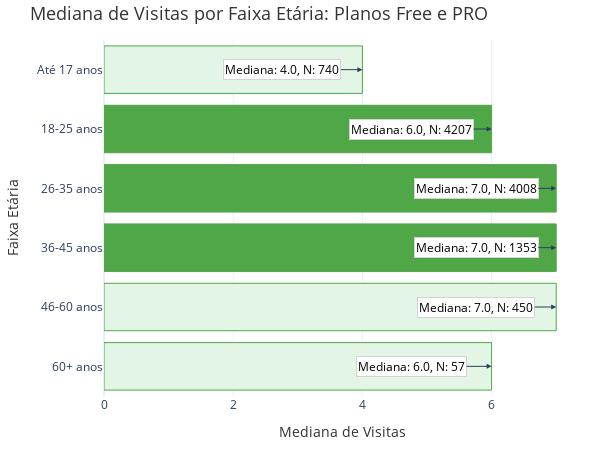

The notebook cell this image was saved under:
### Code cell
# Definindo as cores das barras
colors_ = ['#e3f6e5'] * len(df_results_faixa_visitas)
colors_[2] = '#4fa748'
colors_[3] = '#4fa748'
colors_[4] = '#4fa748'

# Criando o gráfico
fig = px.bar(
    df_results_faixa_visitas,
    y='faixa_etaria',
    x='mediana_visitas',
    width=600,
    height=450,
    title='Mediana de Visitas por Faixa Etária: Planos Free e PRO',
    labels={'faixa_etaria': 'Faixa Etária', 'mediana_visitas': 'Mediana de Visitas'},
    template='plotly_white',
)

# Atualizando as cores das barras
fig.update_traces(marker_color=colors_, marker_line=dict(width=1, color='#4fa748'))

# Adicionando as anotações com estilo aprimorado
for i in range(len(df_results_faixa_visitas)):
    fig.add_annotation(
        x=df_results_faixa_visitas['mediana_visitas'].iloc[i],
        y=df_results_faixa_visitas['faixa_etaria'].iloc[i],
        text=df_results_faixa_visitas['text'].iloc[i],
        showarrow=True,
        arrowhead=2,
        ax=-80,
        ay=0,
        bgcolor='white',
        bordercolor='#d3d3d3',
        borderwidth=1,
        font=dict(color='black'),
    )

fig.update_layout(
    title_font=dict(size=18, color='#333'),                 # Tamanho e cor do título
    xaxis=dict(title_font=dict(size=14, color='#333')),     # Tamanho e cor do título do eixo x
    yaxis=dict(title_font=dict(size=14, color='#333')),     # Tamanho e cor do título do eixo y
    margin=dict(l=40, r=20, t=40, b=40),                    # Ajustando as margens
)


fig.show()

### Figure 1 — Plotly figure (JSON) as saved in the notebook; plotly's stock layout.template omitted (floating-point values rounded to 4 significant figures)
{"data": [{"alignmentgroup": "True", "hovertemplate": "Mediana de Visitas=%{x}<br>Faixa Etária=%{y}<extra></extra>", "legendgroup": "", "marker": {"color": ["#e3f6e5", "#e3f6e5", "#4fa748", "#4fa748", "#4fa748", "#e3f6e5"], "line": {"color": "#4fa748", "width": 1}, "pattern": {"shape": ""}}, "name": "", "offsetgroup": "", "orientation": "h", "showlegend": false, "textposition": "auto", "type": "bar", "x": [6, 7, 7, 7, 6, 4], "xaxis": "x", "y": ["60+ anos", "46-60 anos", "36-45 anos", "26-35 anos", "18-25 anos", "Até 17 anos"], "yaxis": "y"}], "layout": {"annotations": [{"arrowhead": 2, "ax": -80, "ay": 0, "bgcolor": "white", "bordercolor": "#d3d3d3", "borderwidth": 1, "font": {"color": "black"}, "showarrow": true, "text": "Mediana: 6.0, N: 57", "x": 6, "y": "60+ anos"}, {"arrowhead": 2, "ax": -80, "ay": 0, "bgcolor": "white", "bordercolor": "#d3d3d3", "borderwidth": 1, "font": {"color": "black"}, "showarrow": true, "text": "Mediana: 7.0, N: 450", "x": 7, "y": "46-60 anos"}, {"arrowhead": 2, "ax": -80, "ay": 0, "bgcolor": "white", "bordercolor": "#d3d3d3", "borderwidth": 1, "font": {"color": "black"}, "showarrow": true, "text": "Mediana: 7.0, N: 1353", "x": 7, "y": "36-45 anos"}, {"arrowhead": 2, "ax": -80, "ay": 0, "bgcolor": "white", "bordercolor": "#d3d3d3", "borderwidth": 1, "font": {"color": "black"}, "showarrow": true, "text": "Mediana: 7.0, N: 4008", "x": 7, "y": "26-35 anos"}, {"arrowhead": 2, "ax": -80, "ay": 0, "bgcolor": "white", "bordercolor": "#d3d3d3", "borderwidth": 1, "font": {"color": "black"}, "showarrow": true, "text": "Mediana: 6.0, N: 4207", "x": 6, "y": "18-25 anos"}, {"arrowhead": 2, "ax": -80, "ay": 0, "bgcolor": "white", "bordercolor": "#d3d3d3", "borderwidth": 1, "font": {"color": "black"}, "showarrow": true, "text": "Mediana: 4.0, N: 740", "x": 4, "y": "Até 17 anos"}], "barmode": "relative", "height": 450, "legend": {"tracegroupgap": 0}, "margin": {"b": 40, "l": 40, "r": 20, "t": 40}, "title": {"font": {"color": "#333", "size": 18}, "text": "Mediana de Visitas por Faixa Etária: Planos Free e PRO"}, "width": 600, "xaxis": {"anchor": "y", "domain": [0, 1], "title": {"font": {"color": "#333", "size": 14}, "text": "Mediana de Visitas"}}, "yaxis": {"anchor": "x", "domain": [0, 1], "title": {"font": {"color": "#333", "size": 14}, "text": "Faixa Etária"}}}}
